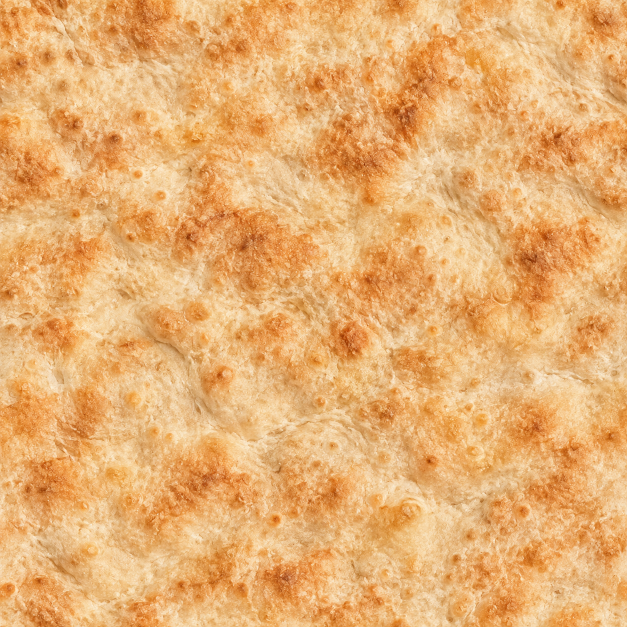
#> input picture src/assets/material-source/neapolitan-dough-base-source.png, 1254 x 1254 px (shown at 1/2 size); its folder holds 4 pictures in this run; the run also reads 1 picture not shown here
$ python build-pizza-material-maps.py
#> lines starting #> are read from the running program, lines starting #| are printed output that depends on the picture
"""Build repeatable, correlated material maps from ImageGen albedo sources.

The generated scans remain the sole artistic source. Height, tangent normal,
roughness and cavity are derived deterministically from their local contrast.
"""
from pathlib import Path
import numpy as np
from PIL import Image, ImageFilter

ROOT = Path(__file__).resolve().parents[1] / "src/assets"
SOURCE = ROOT / "material-source"
OUT = ROOT / "material-maps"
OUT.mkdir(parents=True, exist_ok=True)
SIZE = 1536


def make_seamless(array: np.ndarray, blend: float = .13) -> np.ndarray:
    height, width = array.shape[:2]
    shifted = np.roll(array, (height // 2, width // 2), axis=(0, 1)).astype(np.float32)
    original = array.astype(np.float32)
    y, x = np.mgrid[0:height, 0:width]
    sx = np.exp(-((x - width / 2) / (width * blend)) ** 2 * 3.3)
    sy = np.exp(-((y - height / 2) / (height * blend)) ** 2 * 3.3)
    weight = 1 - (1 - sx) * (1 - sy)
    if array.ndim == 3:
        weight = weight[..., None]
    return np.clip(shifted * (1 - weight) + original * weight, 0, 255).astype(np.uint8)


def load_tile(filename: str) -> np.ndarray:
#> called with filename = 'neapolitan-dough-base-source.png'
    image = Image.open(SOURCE / filename).convert("RGB")
#> image is the input picture: PIL image 1254x1254 RGB; mean R, G, B 232.4, 176.1, 113.4
    image = image.resize((SIZE, SIZE), Image.Resampling.LANCZOS)
#> image: PIL image 1536x1536 RGB
    pixels = np.asarray(image).astype(np.float32)
    if filename == "neapolitan-dough-base-source.png":
        # Remove the generated tile's excess amber cast while retaining baked gold.
        pixels[..., 0] *= .92
        pixels[..., 1] *= 1.015
        pixels[..., 2] *= 1.075
    return make_seamless(np.clip(pixels, 0, 255).astype(np.uint8))


def save_color(name: str, pixels: np.ndarray) -> None:
    Image.fromarray(pixels).save(OUT / f"{name}-albedo.webp", "WEBP", quality=91, method=6)


def save_map(name: str, key: str, pixels: np.ndarray) -> None:
    image = Image.fromarray(np.clip(pixels, 0, 255).astype(np.uint8))
    image.save(OUT / f"{name}-{key}.webp", "WEBP", quality=95, method=6)


def build_maps(name: str, color: np.ndarray) -> None:
#> called with name = 'crust'
    rgb = color.astype(np.float32) / 255
    luma = rgb[..., 0] * .2126 + rgb[..., 1] * .7152 + rgb[..., 2] * .0722
    luma_image = Image.fromarray((luma * 255).astype(np.uint8))
    blur_fine = np.asarray(luma_image.filter(ImageFilter.GaussianBlur(2.2)), np.float32) / 255
    blur_broad = np.asarray(luma_image.filter(ImageFilter.GaussianBlur(12)), np.float32) / 255
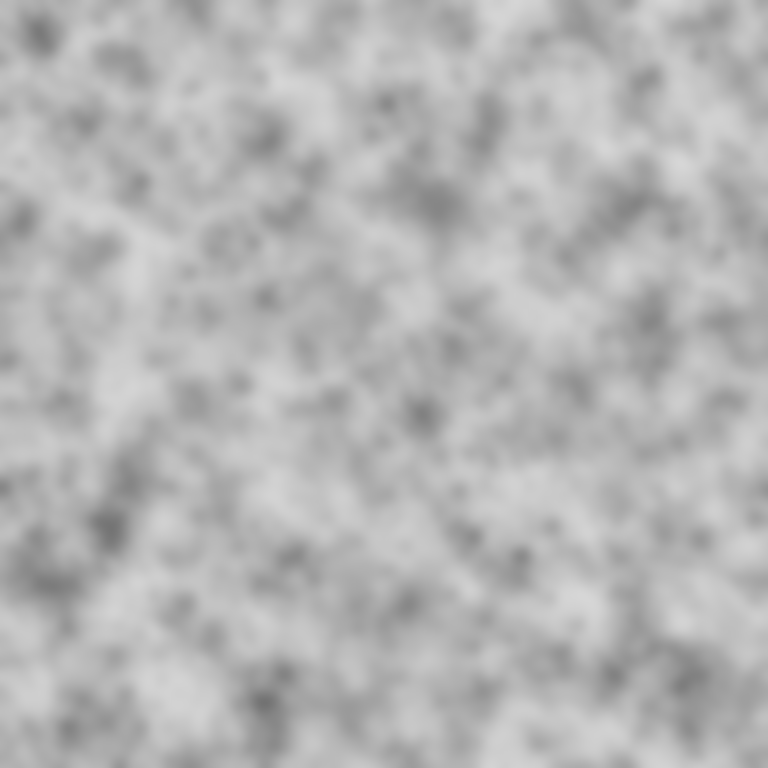
#> blur_broad: shape (1536, 1536) float32 (shown at 1/2 size); min 0.447, max 0.839, mean 0.708
    fine = luma - blur_fine
    broad = blur_fine - blur_broad
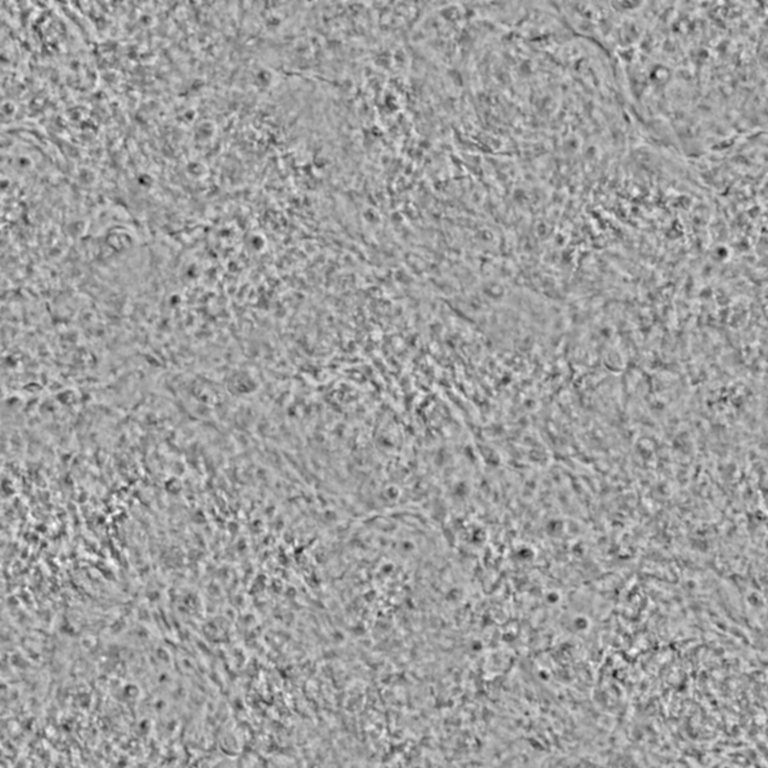
#> broad: shape (1536, 1536) float32 (shown at 1/2 size); min -0.251, max 0.153, mean -2.78e-05; drawn with min black and max white

    if name == "crust":
        height = 128 + fine * 260 + broad * 80
        roughness = .86 + np.clip(-broad, 0, .12) * .75 + np.clip(fine, 0, .10) * .30
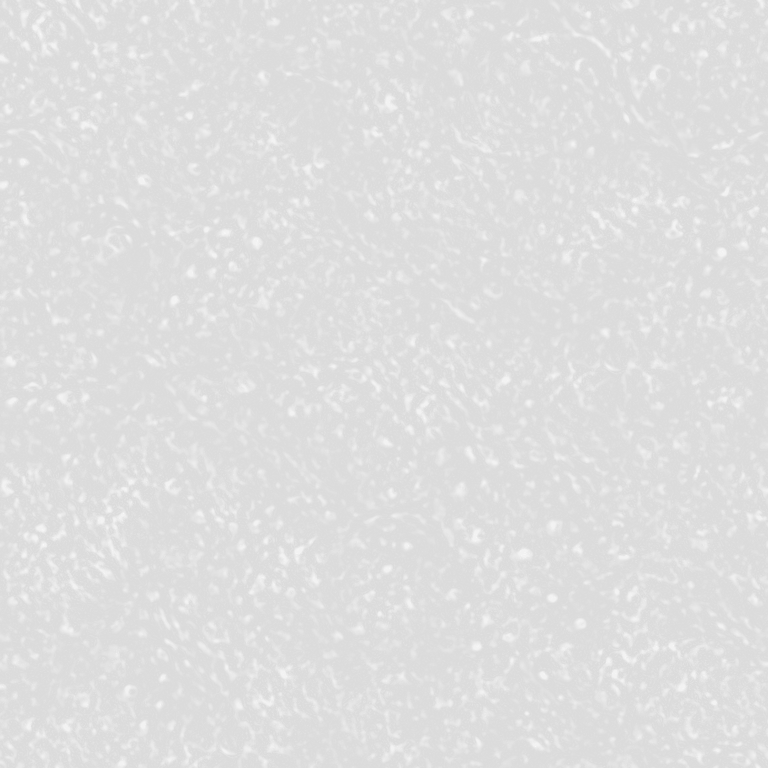
#> roughness: shape (1536, 1536) float32 (shown at 1/2 size); min 0.86, max 0.98, mean 0.874
        char = (rgb[..., 0] < .29) & (rgb[..., 1] < .19)
#> char: shape (1536, 1536) bool; every value is 0
        roughness = np.where(char, .93, roughness)
        roughness = roughness - .035
        normal_strength = 5.0
    elif name == "sauce":
        height = 128 + fine * 300 + broad * 65
        watery = np.clip(-broad * 5, 0, 1)
        pulp = np.clip(np.abs(fine) * 9, 0, 1)
        roughness = .39 - watery * .12 + pulp * .055
        normal_strength = 4.0
    else:
        height = 128 + fine * 340 + broad * 72
        thin_melt = np.clip((.75 - rgb[..., 0]) * 2, 0, 1)
        gloss = np.clip((rgb[..., 0] - .82) * 4, 0, 1)
        roughness = .53 - thin_melt * .13 - gloss * .025 + np.clip(np.abs(fine) * 5, 0, 1) * .045
        normal_strength = 4.0

    height = np.clip(height, 1, 254).astype(np.float32)
    dy, dx = np.gradient(height / 255)
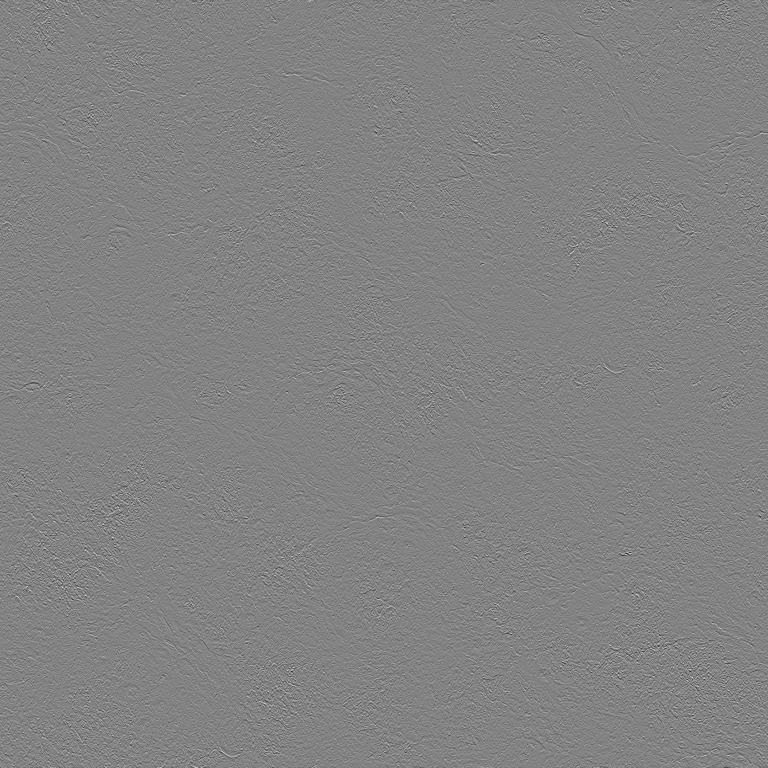
#> dy: shape (1536, 1536) float32 (shown at 1/2 size); min -0.19, max 0.18, mean -8.93e-06; drawn with min black and max white
    nx, ny = -dx * normal_strength, dy * normal_strength
    nz = np.ones_like(nx)
    length = np.sqrt(nx * nx + ny * ny + nz * nz)
    normal = np.stack(((nx / length * .5 + .5) * 255,
                       (ny / length * .5 + .5) * 255,
                       (nz / length * .5 + .5) * 255), axis=-1)
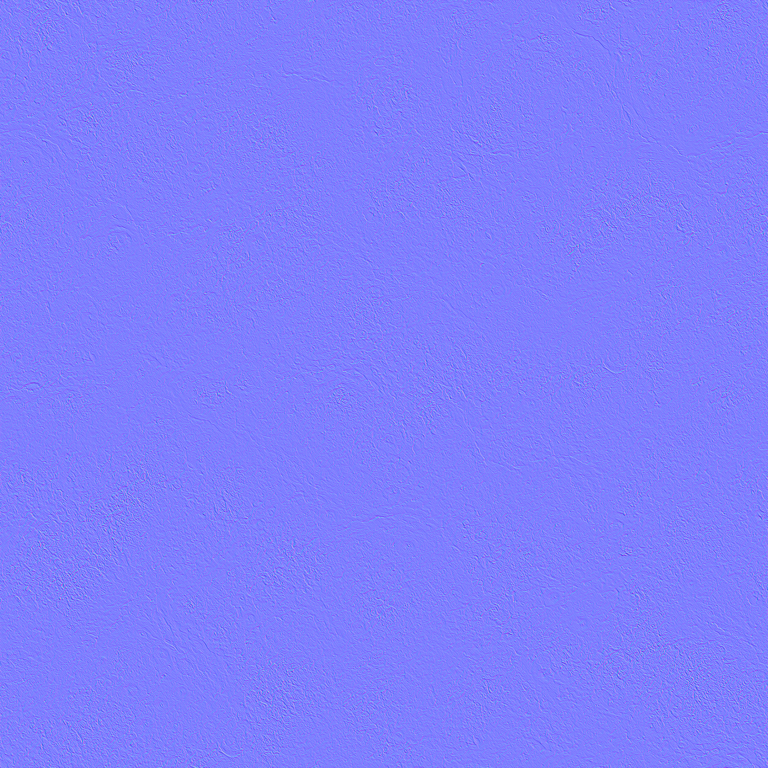
#> normal: shape (1536, 1536, 3) float32 (shown at 1/2 size); mean of channels 0, 1, 2 127.5, 127.5, 255.5; drawn as R, G, B
    cavity = np.clip((blur_broad - luma) * 1.8, 0, .28)
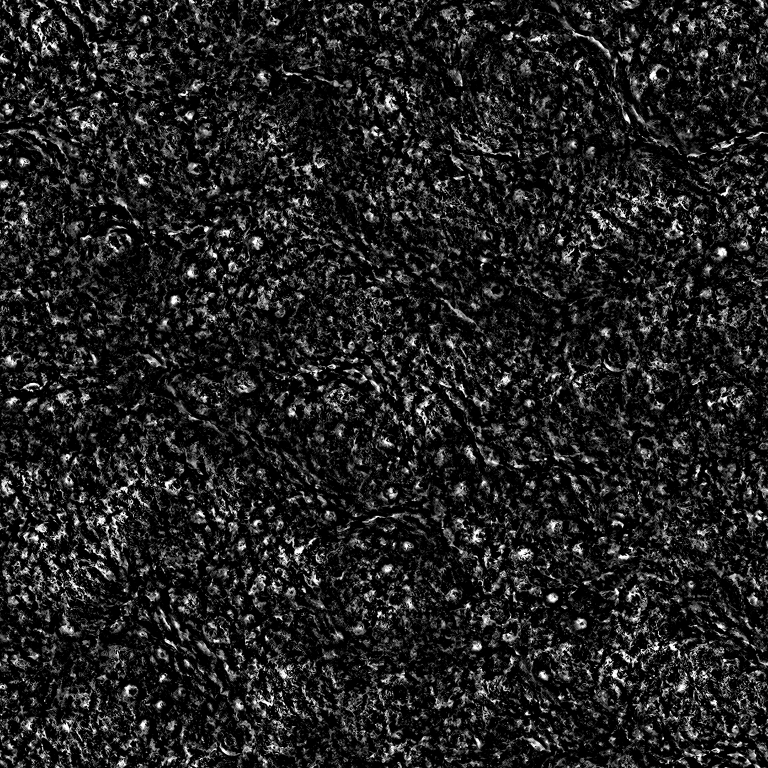
#> cavity: shape (1536, 1536) float32 (shown at 1/2 size); min 0, max 0.28, mean 0.0365; drawn with min black and max white
    ao = 255 * (1 - cavity)
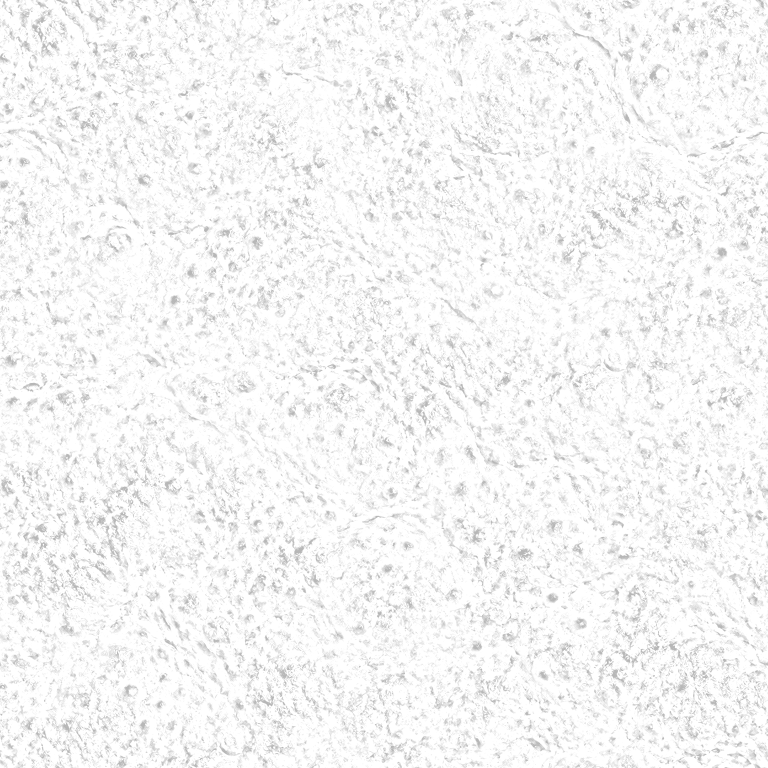
#> ao: shape (1536, 1536) float32 (shown at 1/2 size); min 183.6, max 255, mean 245.7

    save_map(name, "height", height)
    Image.fromarray(np.clip(normal, 0, 255).astype(np.uint8)).save(
        OUT / f"{name}-normal.webp", "WEBP", quality=96, method=6)
    save_map(name, "roughness", np.clip(roughness, .22, .96) * 255)
    save_map(name, "ao", ao)


for source, name in (("neapolitan-dough-base-source.png", "crust"),
                     ("crushed-tomato-source.png", "sauce"),
                     ("melted-mozzarella-source.png", "mozzarella")):
    tile = load_tile(source)
    save_color(name, tile)
    build_maps(name, tile)
#> pass 2 of the loop `for source, name in (("neapolitan-dough-base-source.png", "crust"),`:
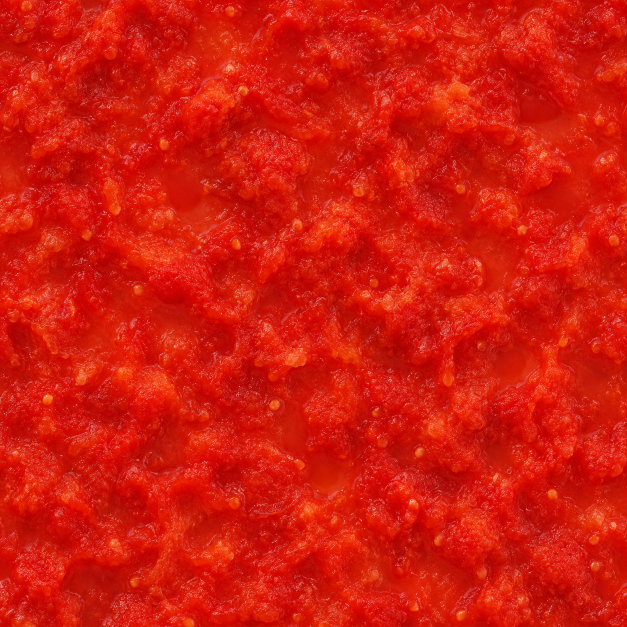
#> input picture src/assets/material-source/crushed-tomato-source.png, 1254 x 1254 px (shown at 1/2 size)
#> in load_tile, image is the input picture: PIL image 1254x1254 RGB; mean R, G, B 209.5, 27.5, 13.7
#> in build_maps (call 2), `broad = blur_fine - blur_broad`:
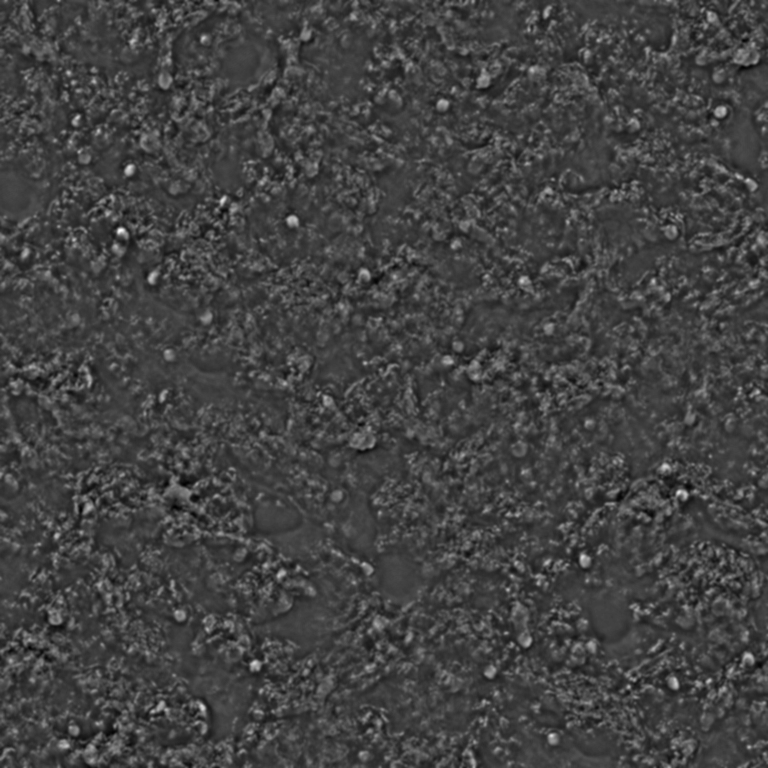
#> broad: shape (1536, 1536) float32 (shown at 1/2 size); min -0.102, max 0.286, mean 8.15e-05; drawn with min black and max white
#> in build_maps (call 2), `watery = np.clip(-broad * 5, 0, 1)`:
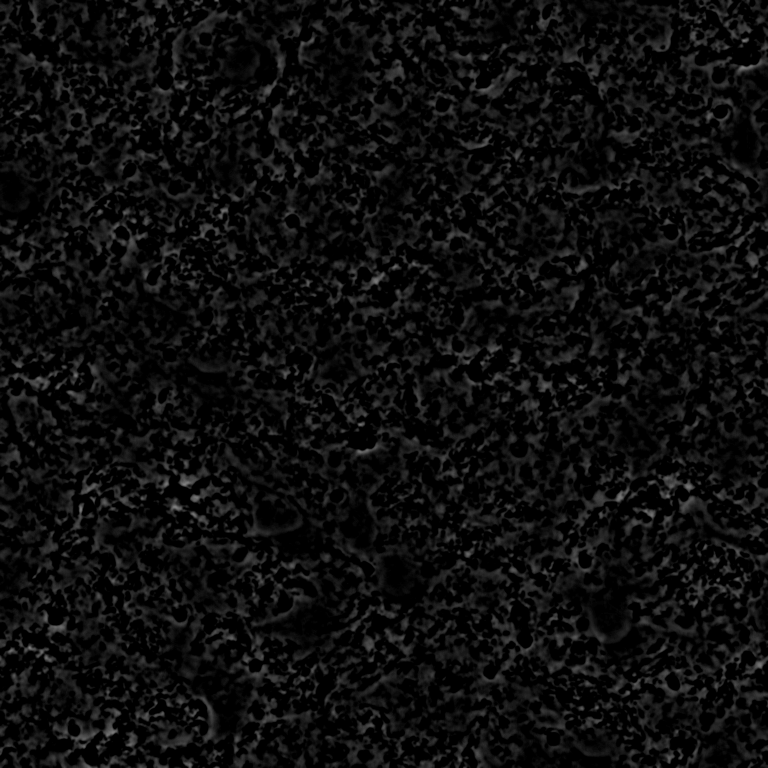
#> watery: shape (1536, 1536) float32 (shown at 1/2 size); min 0, max 0.51, mean 0.0539

char = load_tile("neapolitan-leopard-mask-source.png")
gray = char[..., 0] * .2126 + char[..., 1] * .7152 + char[..., 2] * .0722
# White is unmarked dough; dark is an irregular char blister with gray halos.
char_mask = np.clip((gray - 55) / (95 - 55), 0, 1) * 255
Image.fromarray(char_mask.astype(np.uint8)).save(
    OUT / "crust-char-mask.webp", "WEBP", quality=84, method=6)

print(f"Built {len(list(OUT.glob('*.webp')))} maps ({sum(p.stat().st_size for p in OUT.glob('*.webp')):,} bytes)")
